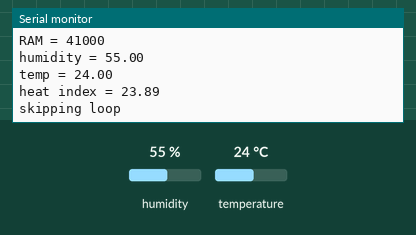
Simulated run of this sketch. Board: ESP8266 (NodeMCU). On the bench: the last lines printed to the serial monitor. The inputs (shaded band) are chosen by the test bench; at power-on: temperature 24 °C, humidity 55 %. WiFi joins after 1.5 s; servers stay silent unless stated.

Above: at 11.7 s.
11.8 s: temperature set to 0 °C
At 16.2 s:
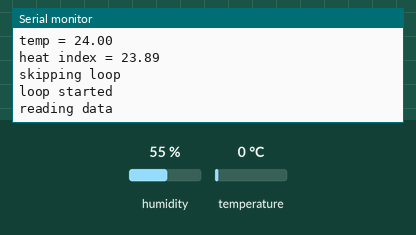
23.3 s: humidity set to 40 %
At 27.3 s:
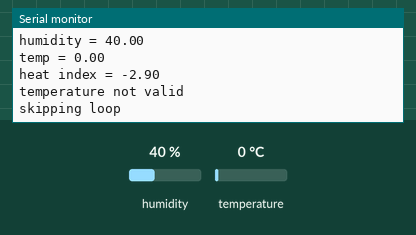
Timing chart, 0 to 28.8 s (numbered marks = the images above; inputs shaded):
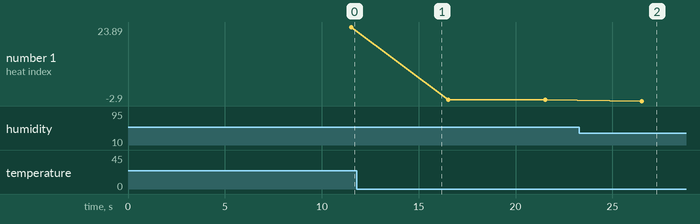

The sketch:

office_station.ino
```cpp
#include <SoftwareSerial.h>
#include <DHT.h>              // https://github.com/adafruit/DHT-sensor-library
#include <ESP8266WiFi.h>      // ESP8266 Core WiFi Library (you most likely already have this in your sketch)
#include <DNSServer.h>        // Local DNS Server used for redirecting all requests to the configuration portal
#include <ESP8266WebServer.h> // Local WebServer used to serve the configuration portal
#include <WiFiManager.h>      // https://github.com/tzapu/WiFiManager WiFi Configuration Magic
#include "base64.h"           // For auth in InfluxDb
#include "WiFiUtils.h"        // Class implements RSSI and SSID methods for WiFi
#include "config.h"           // Our config. Must exist before uploading. You can look to config_example.h for reference

#define INTERVAL 5000            // Poll sensors and send metrics every 5 sec
#define DHTPIN D5                // Pin where DHT 22 data connected
#define DHTTYPE DHT22            // DHT 22 (AM2302), AM2321
#define MH_Z19_TX D7             // Pin where MH-Z19 TX connected (sensor will return -1 if this pins messed)
#define MH_Z19_RX D6             // Pin where MH-Z19 RX connected (sensor will return -1 if this pins messed)
#define WIFI_MAX_ATTEMPTS_INIT 3 // set to 0 for unlimited, do not use more then 65535
#define WIFI_MAX_ATTEMPTS_SEND 1 // set to 0 for unlimited, do not use more then 65535
#define MAX_DATA_ERRORS 12       // max of errors, reset after them
#define USE_GOOGLE_DNS true

char ssid[] = "11111111";
char pass[] = "11111111";
long previousMillis = 0;
int errorCount = 0;
WiFiUtils wifiUtils;
DHT dht(DHTPIN, DHTTYPE);
SoftwareSerial co2Serial(MH_Z19_TX, MH_Z19_RX);
String auth = base64::encode(String(DATA_USER) + ":" + String(DATA_PASS));

void(* resetFunc) (void) = 0;

int readCO2() {
  byte cmd[9] = {0xFF, 0x01, 0x86, 0x00, 0x00, 0x00, 0x00, 0x00, 0x79};
  char response[9];
  co2Serial.write(cmd, 9);

  co2Serial.readBytes(response, 9);
  if (response[0] != 0xFF)
  {
    Serial.println("wrong starting byte from co2 sensor!");
    return -1;
  }

  if (response[1] != 0x86)
  {
    Serial.println("wrong command from co2 sensor!");
    return -1;
  }

  int responseHigh = (int) response[2];
  int responseLow = (int) response[3];
  int ppm = (256 * responseHigh) + responseLow;
  return ppm;
}

void sendData(String data, int dataSize) {
  Serial.println("start send");
  Serial.print("data: ");
  Serial.println(data);

  Serial.print("server: ");
  Serial.println(String(DATA_SERVER) + " " + String(DATA_PORT));
  BearSSL::WiFiClientSecure client;
  client.setInsecure();

  client.connect(DATA_SERVER, DATA_PORT);
  if (!client.connected()) {
    Serial.println("could not connect to InfluxDB Server");
    return;
  }
  Serial.println("connected!");

  client.println("POST /write?db=" + String(DATA_DB) + " HTTP/1.1");
  client.println("Authorization: Basic " + auth);
  client.println("Host: " + String(DATA_SERVER));
  client.println("User-Agent: ESP8266/1.0");
  client.println("Connection: close");
  client.println("Content-Type: application/x-www-form-urlencoded");
  client.print("Content-Length: ");
  client.println(dataSize);
  client.println();
  client.println(data);

  uint32_t to = millis() + 4000;
  if (client.connected()) {
    do {
      char tmp[32];
      memset(tmp, 0, 32);
      int rlen = client.read((uint8_t*)tmp, sizeof(tmp) - 1);
      yield();
      if (rlen < 0) {
        break;
      }
      // Only print out first line up to \r, then abort connection
      char *nl = strchr(tmp, '\r');
      if (nl) {
        *nl = 0;
        Serial.print(tmp);
        break;
      }
      Serial.print(tmp);
    } while (millis() < to);
  }
  client.stop();

  Serial.println(" | finish send");
}

void setup() {
  Serial.begin(115200);
  Serial.println("setup started");

  unsigned long previousMillis = millis();
  co2Serial.begin(9600);
  dht.begin();

  if (WiFi.status() == WL_NO_SHIELD) {
    Serial.println("WiFi shield not present");
    while (true)
      delay(1000);
  }

  unsigned int attempt = 0;
  while ( WiFi.status() != WL_CONNECTED) {
    if (WIFI_MAX_ATTEMPTS_INIT != 0 && attempt > WIFI_MAX_ATTEMPTS_INIT)
      break;
    if (attempt >= 65535)
      attempt = 0;
    attempt++;
    Serial.print("attempting to connect to WPA SSID: ");
    Serial.println(ssid);

    WiFiManager wifiManager;
    wifiManager.autoConnect("OfficeStation", AP_PASS);
  }

  if (USE_GOOGLE_DNS)
    wifiUtils.setGoogleDNS();

  Serial.println("connected to network");
  wifiUtils.printCurrentNet();
  wifiUtils.printWifiData();

  Serial.println("code written by Antony Ryabov http://bit.ly/2nvmJcX");
  Serial.println("waiting for sensors to init");
  while (millis() - previousMillis < 10000)
    delay(1000);

  Serial.println("setup finished");
  Serial.println("");
}

void loop() {
  unsigned long currentMillis = millis();
  if (currentMillis - previousMillis < INTERVAL)
    return;
  previousMillis = currentMillis;
  Serial.println("loop started");

  if (errorCount > MAX_DATA_ERRORS)
  {
    Serial.println("too many errors, resetting");
    delay(2000);
    resetFunc();
  }
  Serial.println("reading data");
  int ppm = readCO2();
  bool dataError = false;
  Serial.println("PPM = " + String(ppm));

  if (ppm < 100 || ppm > 6000)
  {
    Serial.println("PPM not valid");
    dataError = true;
  }
  int mem = ESP.getFreeHeap();
  Serial.println("RAM = " + String(mem));

  float h = dht.readHumidity();
  float t = dht.readTemperature();
  float hic = dht.computeHeatIndex(t, h, false);

  Serial.print("humidity = ");
  Serial.println(h);
  Serial.print("temp = ");
  Serial.println(t);
  Serial.print("heat index = ");
  Serial.println(hic);

  if (t < 5 || t > 80 )
  {
    Serial.println("temperature not valid");
    dataError = true;
  }

  if (h > 100 || h == 0)
  {
    Serial.println("humidity not valid");
    dataError = true;
  }

  if (dataError)
  {
    Serial.println("skipping loop");
    errorCount++;
    return;
  }
  errorCount = 0;

  String buf = "station_metrics";
  buf = String(buf + ",ID=" + DATA_SENSOR_ID + ",MAC=\"" + wifiUtils.macStr() + "\",NAME=\"" + DATA_NAME + "\" " + "TEMP=" + String(t, 2) + ",HUMIDITY=" + String(h, 2) + ",HEATINDEX=" + String(hic, 2) + ",PPM=" + ppm + ",FREERAM=" + mem + ",RSSI=" + WiFi.RSSI() + ",SSID=\"" + WiFi.SSID().c_str()) + "\"";

  sendData(buf, buf.length());

  Serial.println("loop finished");
  Serial.println("");
}
```

WiFiUtils.h
```cpp
class WiFiUtils
{
  public:
    char* macString;
    WiFiUtils()
    {
      macString = NULL;
    }
    ~WiFiUtils()
    {
      if (macString != NULL)
        delete[] macString;
    }
    char* macStr()
    {
      if (macString == NULL)
        macString = new char[20];
      byte mac[6];
      WiFi.macAddress(mac);
      sprintf(macString, "%02x:%02x:%02x:%02x:%02x:%02x", mac[5], mac[4], mac[3], mac[2], mac[1], mac[0]);
      return macString;
    }
    void setGoogleDNS()
    {
      IPAddress googleDNS(8, 8, 8, 8);
      if (!ipCmp (WiFi.dnsIP(), googleDNS))
        WiFi.config(WiFi.localIP(), WiFi.gatewayIP(), WiFi.subnetMask(), googleDNS);
    }
    bool ipCmp(IPAddress ip1, IPAddress ip2)
    {
      for (int i = 0; i < 4; i++)
        if (ip1[i] != ip2[i])
          return false;
      return true;
    }
    void checkReconnect(char* ssid, char* pass, int max_attempts = 0)
    {
      long previousMillis = 0;
      long interval = 10000;
      unsigned long currentMillis = millis();
      unsigned int attempt = 0;
      // attempt to connect to Wifi network:
      while ( WiFi.status() != WL_CONNECTED) {
        if (max_attempts != 0 &&  attempt > max_attempts)
          break;
        if (attempt >= 65535)
          attempt = 0;
        attempt++;
        wdt_reset();
        if (currentMillis - previousMillis < interval)
          continue;
        previousMillis = currentMillis;
        Serial.print("Wifi not connected. Attempting to connect to SSID ");
        Serial.println(ssid);
        // Connect to WPA/WPA2 network:
        WiFi.begin(ssid, pass);
      }
    }

    void printWifiData() {
      // print your WiFi shield's IP address:
      IPAddress ip = WiFi.localIP();
      Serial.print("  IP Address: ");
      Serial.println(ip);

      // print your MAC address:
      byte mac[6];
      WiFi.macAddress(mac);
      Serial.print("  MAC address: ");
      Serial.print(mac[5], HEX);
      Serial.print(":");
      Serial.print(mac[4], HEX);
      Serial.print(":");
      Serial.print(mac[3], HEX);
      Serial.print(":");
      Serial.print(mac[2], HEX);
      Serial.print(":");
      Serial.print(mac[1], HEX);
      Serial.print(":");
      Serial.println(mac[0], HEX);
    }

    void printCurrentNet() {
      Serial.println("Current net:");
      // print the SSID of the network you're attached to:
      Serial.print("  SSID: ");
      Serial.println(WiFi.SSID());

      // print the received signal strength:
      long rssi = WiFi.RSSI();
      Serial.print("  signal strength (RSSI):");
      Serial.println(rssi);

      // print the encryption type:
      /*byte encryption = WiFi.encryptionType();
        Serial.print("Encryption Type:");
        Serial.println(encryption,HEX);
        Serial.println();*/
    }
};
```

config_example.h
```cpp
#define DATA_SERVER "influxdb.mycompany.com"
#define DATA_PORT 443
#define DATA_USER "user"
#define DATA_PASS "pass"
#define DATA_DB "my_office_metrics"
#define DATA_SENSOR_ID 99
#define DATA_NAME "sensor_99"
#define AP_PASS "dummy"
```

Measured:
- after the input at 23.3 s, the serial monitor: prints a new line after 3.2 s (image 2)
- plotted number 1: 23.89 → -2.51 after the input at 11.8 s, -2.51 → -2.9 after the input at 23.3 s
